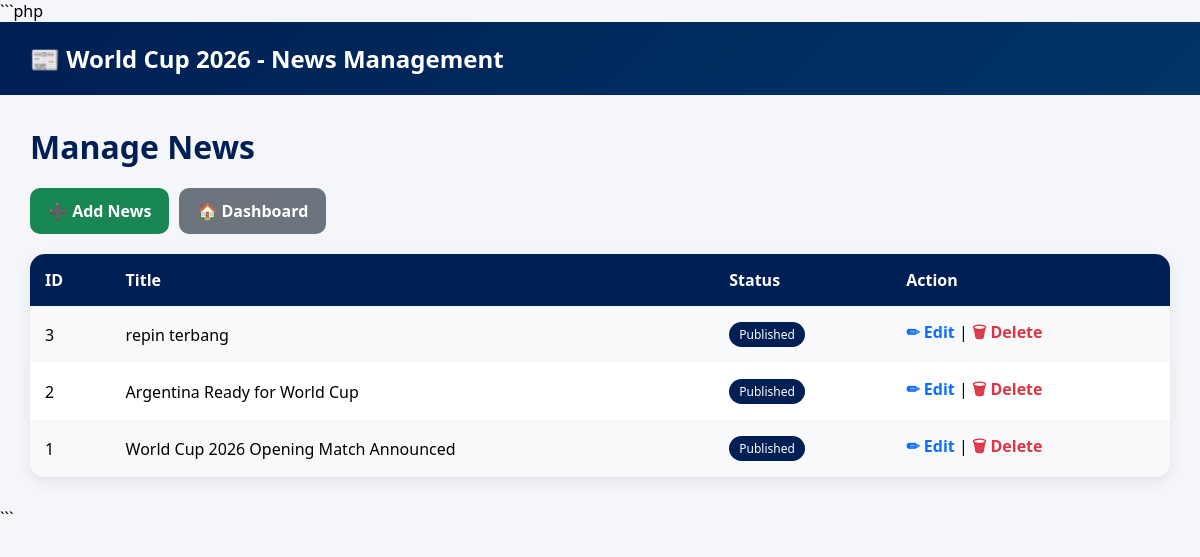
Screenshot of /admin/news.php (signed in) with the database file from the repository.
### tables this page shows
CREATE TABLE `news` (
  `id` int NOT NULL,
  `title` varchar(255) NOT NULL,
  `image` varchar(255) DEFAULT NULL,
  `content` text NOT NULL,
  `created_at` timestamp NULL DEFAULT CURRENT_TIMESTAMP
);

### admin/news.php (the view, shortened to what this page needs)
<?php
include '../config/database.php';
$data = mysqli_query(
    $conn,
    "SELECT * FROM news ORDER BY id DESC"
);
?>
<!DOCTYPE html>
<html>
<head>
</head>
<body>
<div class="header">
    <h2>📰 World Cup 2026 - News Management</h2>
</div>
<div class="container">
    <h1>Manage News</h1>
    <div class="top-menu">
        <a href="add_news.php" class="btn add">
            ➕ Add News
        </a>
        <a href="dashboard.php" class="btn back">
            🏠 Dashboard
        </a>
    </div>
    <table>
        <tr>
            <th>ID</th>
            <th>Title</th>
            <th>Status</th>
            <th>Action</th>
        </tr>
        <?php while($row = mysqli_fetch_assoc($data)): ?>
        <tr>
            <td><?= $row['id']; ?></td>
            <td>
                <?= htmlspecialchars($row['title']); ?>
            </td>
            <td>
                <span class="badge">Published</span>
            </td>
            <td>
                <a class="edit"
                   href="edit_news.php?id=<?= $row['id']; ?>">
                   ✏ Edit
                </a>
                |
                <a class="delete"
                   href="delete_news.php?id=<?= $row['id']; ?>"
                   onclick="return confirm('Delete this news?')">
                   🗑 Delete
                </a>
            </td>
        </tr>
        <?php endwhile; ?>
    </table>
</div>
</body>
</html>

### admin/news.php (style rules this page uses)
* { margin:0; padding:0; box-sizing:border-box; font-family:'Segoe UI',sans-serif; }
body { background:#f4f6f9; }
.header { background:linear-gradient(135deg,#001f54,#003566); color:white; padding:20px 30px; }
.container { width:95%; margin:30px auto; }
h1 { color:#001f54; margin-bottom:20px; }
.top-menu { display:flex; gap:10px; margin-bottom:20px; }
.btn { text-decoration:none; padding:12px 18px; border-radius:10px; color:white; font-weight:bold; }
.add { background:#198754; }
.back { background:#6c757d; }
table { width:100%; border-collapse:collapse; background:white; border-radius:15px; overflow:hidden; box-shadow:0 5px 15px rgba(0,0,0,.08); }
th { background:#001f54; color:white; }
th,td { padding:15px; text-align:left; }
tr:nth-child(even) { background:#f8f9fa; }
.edit { color:#0d6efd; text-decoration:none; font-weight:bold; }
.delete { color:#dc3545; text-decoration:none; font-weight:bold; }
.badge { background:#001f54; color:white; padding:4px 10px; border-radius:20px; font-size:12px; }

### rows the page displays
news: id "3", title "repin terbang"
news: id "2", title "Argentina Ready for World Cup"
news: id "1", title "World Cup 2026 Opening Match Announced"
